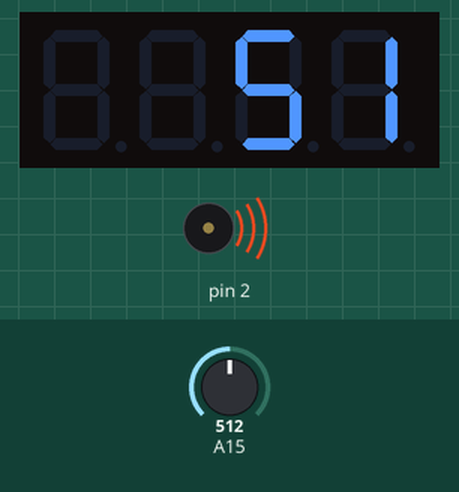
Recording of a sketch running on a simulated Arduino Mega 2560, built with avr-gcc and run on an emulated ATmega2560. On the bench: 4-digit seven-segment display, buzzer (waves = sounding). Inputs (shaded band) come from the test bench; at power-on: A15 = 512.

Above: at 1.2 s.
1.3 s: A15 set to 0
At 2.2 s:
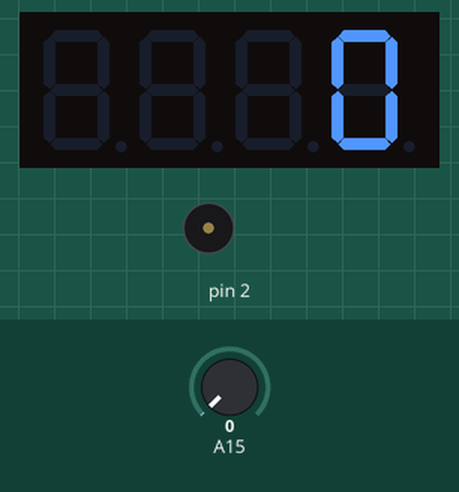
2.8 s: A15 set to 122
At 3.4 s:
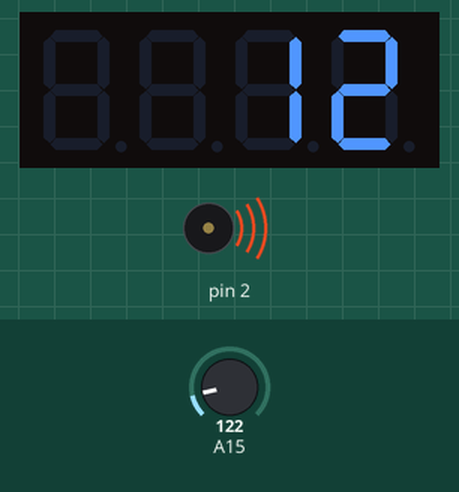
4.3 s: A15 set to 306
At 5.7 s:
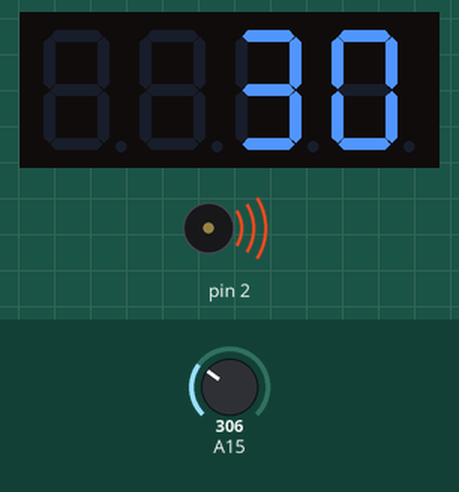
Timing chart, 0 to 7.3 s (numbered marks = the images above; inputs shaded):
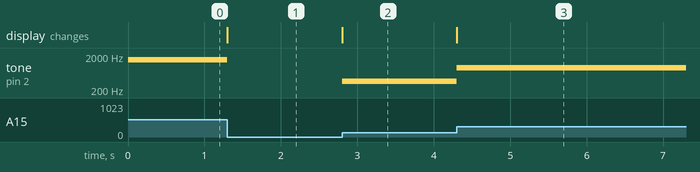

Measured:
- after the input at 1.3 s, tone on pin 2: 1530 Hz → silent at once; the display: changes at once (image 1)
- after the input at 2.8 s, tone on pin 2: silent → 360 Hz at once; the display: changes at once (image 2)
- after the input at 4.3 s, tone on pin 2: 360 Hz → 900 Hz at once; the display: changes at once (image 3)

The sketch:

sketch_sep14a.ino
```cpp
#include "SevSeg.h"
SevSeg sevseg; //Initiate a seven segment controller object

void setup() {
    pinMode(A15, INPUT);
    pinMode(2, OUTPUT);
    byte numDigits = 4;
    byte digitPins[] = {25, 24, 23, 22};
    byte segmentPins[] = {32, 31, 27, 29, 30, 26, 33, 28};
    bool resistorsOnSegments = 0;
    // variable above indicates that 4 resistors were placed on the digit pins.
    // set variable to 1 if you want to use 8 resistors on the segment pins.
    sevseg.begin(COMMON_CATHODE, numDigits, digitPins, segmentPins, resistorsOnSegments);
    sevseg.setBrightness(90);
}
int number = 0;

void loop() {
    number = analogRead(A15) / 10;
    sevseg.setNumber(number);
    tone(2, number * 30);
    sevseg.refreshDisplay(); // Must run repeatedly
}
```
